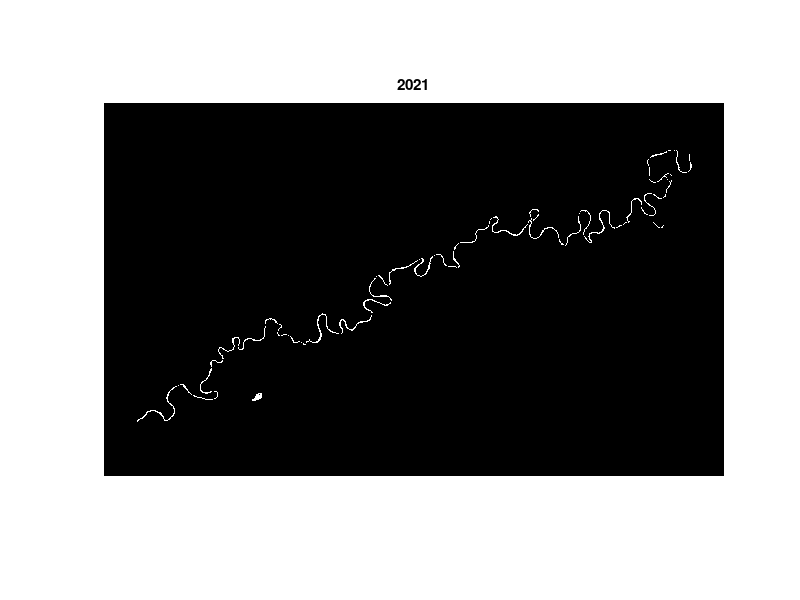

Source code (MATLAB): (Note: this script raises an error after producing the figure.)
%% rivmapsao_lourencoMAP Demo - This demo is a walkthrough demonstrating many of the
% functions included in the rivmapsao_lourencoMAP toolbox. The demo is best experienced by
% running blocks of code at a time by highlighting the lines to run and
% either pressing F9 or right-clicking and choosing "Evaluate Selection."
% A supplemental .docx file is also provided to show results and provide
% further explanation. Cell numbering in this script corresonds to
% numbering in that document.

%% 1 - Load data
% Load the data to analyze - The data are from the middle of R6. See the 
% reach in Google Earth Engine: https://earthengine.google.com/timelapse/#v=-9.5,-74.13468,9.148,latLng&t=2.73
% Specifically, a bounding box was drawn in R6 with the following limits:
% xl = [706 2050];
% yl = [1715 3537];
% The entire R6 box is not provided in this demo. You must change the path
% to the rivMAP folder you downloaded.
RivMAP_path = 'C:\Users\renan\Unifesp\Iniciação Científica\ESTIMATIVA DA CONCENTRAÇÃO DE SEDIMENTOS EM SUSPENSÃO NA BACIA HIDROGRÁFICA DO RIO TAQUARIMS\rivmap_pantanal';
cd(RivMAP_path)

load('pantanal/rivmapsao_lourenco.mat')

% Clear the workspace
close all; clearvars -except rivmapsao_lourenco; clc;

% Turn off image size plotting warning
warning('off','images:initSize:adjustingMag');

% Data are stored in a structure called 'rivmapsao_lourenco.' There are currently two
% substructures in rivmapsao_lourenco: 'meta' and 'im.' meta contains the year, exit
% sides, and nominal channel width of the channel. Run the following lines
% to see what these values are for 1984.
disp(['Exit sides are ',num2str(rivmapsao_lourenco(1).meta.exit_sides),'.']);
disp(['Year is ',num2str(rivmapsao_lourenco(1).meta.year),'.']);
disp(['Nominal channel width is ',num2str(rivmapsao_lourenco(1).meta.Wn),'.']);

% In the 'im' substructure, there are two binary channel masks: 'hc'
% (hydraulically-connected) and 'st' (single-thread). The 'st' images were
% created from the 'hc' images by removing secondary channels.

%% 2. Plot channel masks

% Let's look at the 32 years of hydraulically-connected channel mask stored
% in the 'im.hc' substructure.
close all
for i = 1:numel(rivmapsao_lourenco)
    I = rivmapsao_lourenco(i).im.st;
    imshow(I)
    title(rivmapsao_lourenco(i).meta.year)
    pause(0.1)
end

%% 3. Analyze one year of planform characteristics

% Now we will walk through one year of planform analysis
i = 1; % We will analyze the first element in the structure (can change i if you want to analyze a different year)
plotornot = 1; % We want to plot our results

% Load the variables we need from the rivmapsao_lourenco structure
Wn = rivmapsao_lourenco(i).meta.Wn; % nominal width
Ist = rivmapsao_lourenco(i).im.st; % single-thread channel mask
Ihc = rivmapsao_lourenco(i).im.hc; % hydraulically-connected channel mask
es = rivmapsao_lourenco(i).meta.exit_sides; % exit sides

%% 3a. Compute the centerline
close all
[cl, Icl] = centerline_from_mask(Ist,es,Wn,plotornot);

%% 3b. Compute the banklines
close all
banks = banklines_from_mask(Ist, es, plotornot);

%% 3c. Along-channel widths

% Channel width at each pixel from banklines
Wbl = width_from_banklines(cl, banks{1}, banks{2}, Wn);

Wavg = mean(Wbl(isnan(Wbl)==0)); % average of pixel-wise widths - note that it doesn't quite agree with our nominal channel width (Wn), but this is fine since Wn is just used to parameterize buffer boxes

% Channel width from mask at specified spacing
spacing = Wn/2;
[Wm, SWm] = width_from_mask(Ist, cl, spacing);

% Let's plot the two width methods to see how they compare
% First, we need to compute the streamwise distance along the centerline
S = [0; cumsum(sqrt(diff(cl(:,1)).^2+diff(cl(:,2)).^2))];

% Now plot both widths
close all
plot(S,Wbl); hold on
plot(SWm,Wm,'r');
xlabel('streamwise distance, pixels'); ylabel('width, pixels')
legend('W_c_l','W_m_a_s_k')

%% 3d. Angles and curvatures

% Now we will compute channel direction (angles) and curvatures of the
% centerline. We will first smooth the centerline.
cls = savfilt(cl,Wn);

% Channel directions
A = angles(cls);

% Centerline curvatures
C = curvatures(cls);

% Plot angles and curvatures
close all;
subplot(2,1,1)
plot(S,A);
xlabel('streamwise distance, pixels'); ylabel('channel direction, radians')
subplot(2,1,2)
plot(S,C,'r');
ylim([-0.2 0.2])
xlabel('streamwise distance, pixels'); ylabel('curvature, pixels^-^1')

% Two things of note: (1) Curvature is quite noisy. This is typical when
% estimating second-derivmapsao_lourencoative quantities. For smoother curvatures, the
% centerline could be smoothed mulitple times and/or with a larger window.
% (2) The ends of both signals are somewhat noisy--this is an artifact of
% how the savfilt smoother handles end cases. 

%% 3e. Reach-averaged widths

% Finally, we can compute the average width for the entire reach
Wra = sum(sum(Ist))/S(end);

% This value agrees fairly well with the average of widths computed on a
% pixel-wise basis:
Wra
Wavg

%% 4. Process all years
% If you want to skip this processing, you can load in the variable
% 'rivmapsao_lourenco_processed' contained in the rivmapsao_lourencoMAP demo folder.
plotornot = 0; % Don't plot
for i = 1:numel(rivmapsao_lourenco)
    
    % Load variables
    Wn = rivmapsao_lourenco(i).meta.Wn;
    I = rivmapsao_lourenco(i).im.st;
    es = rivmapsao_lourenco(i).meta.exit_sides;

    % Centerline
    [cl, Icl] = centerline_from_mask(I,es,Wn,plotornot);
    cls = savfilt(cl,Wn);

    % Banklines
    banks = banklines_from_mask(I, rivmapsao_lourenco(i).meta.exit_sides, plotornot);
    lb = banks{1}; 
    rb = banks{2};
    
    % Smooth banklines
    lbs = savfilt(lb,round(1.5*Wn));
    rbs = savfilt(rb,round(1.5*Wn));

    % Channel width
    W = width_from_banklines(cl, lb, rb, Wn);
    Wavg = mean(W(isnan(W)==0)); % average of nodewise widths

    % Distance between nodes (along-stream distance)
    S = [0; cumsum(sqrt(diff(cl(:,1)).^2+diff(cl(:,2)).^2))];

    % Channel directions
    A = angles(cls);

    % Centerline curvatures
    C = curvatures(cls);

    % Reach average width
    Wra = sum(sum(I))/S(end);

    % Save variables - we create a new substructure called 'vec' to store
    % vector-based variables
    rivmapsao_lourenco(i).vec.cl = cl;
    rivmapsao_lourenco(i).vec.cls = cls;
    rivmapsao_lourenco(i).vec.lb = lb;
    rivmapsao_lourenco(i).vec.lbs = lbs;
    rivmapsao_lourenco(i).vec.rb = rb;
    rivmapsao_lourenco(i).vec.rbs = rbs;

    rivmapsao_lourenco(i).vec.W = W;
    rivmapsao_lourenco(i).vec.Wavg = Wavg; % Average of pointwise widths
    rivmapsao_lourenco(i).vec.Wra = Wra; % Reach average width
    rivmapsao_lourenco(i).vec.S = S;
    rivmapsao_lourenco(i).vec.A = A;
    rivmapsao_lourenco(i).vec.C = C;
    rivmapsao_lourenco(i).vec.cl_len = S(end); % Total centerline length

    rivmapsao_lourenco(i).im.cl = Icl; % Store the image of the centerline also

    disp(['Year ',num2str(i),'/',num2str(numel(rivmapsao_lourenco)),' is finished.'])
end
save('rivmapsao_lourenco','rivmapsao_lourenco')

%% 5. Plot all years
close all
for i = 1:numel(rivmapsao_lourenco)
    imshow(rivmapsao_lourenco(i).im.st); hold on
    plot(rivmapsao_lourenco(i).vec.cls(:,1),rivmapsao_lourenco(i).vec.cls(:,2),'b','linewidth',1.5);
    plot(rivmapsao_lourenco(i).vec.lb(:,1),rivmapsao_lourenco(i).vec.lb(:,2),'m','linewidth',1.5)
    plot(rivmapsao_lourenco(i).vec.rb(:,1),rivmapsao_lourenco(i).vec.rb(:,2),'m','linewidth',1.5)
    title(rivmapsao_lourenco(i).meta.year)
    pause(0.2)
end

% Note that if you want to plot banklines, centerlines without plotting on
% top of an image, you need to multiply the y-coordinates by -1. This is
% because the origin for images is at the top-left of the image, while for
% ordinary plotting the origin is at the bottom-left. E.g.

% close all
% plot(rivmapsao_lourenco(1).vec.cls(:,1),-rivmapsao_lourenco(1).vec.cls(:,2),'b','linewidth',1.5); axis equal; hold on
% plot(rivmapsao_lourenco(1).vec.lb(:,1),-rivmapsao_lourenco(1).vec.lb(:,2),'m','linewidth',1.5)
% plot(rivmapsao_lourenco(1).vec.rb(:,1),-rivmapsao_lourenco(1).vec.rb(:,2),'m','linewidth',1.5)


%% 6. Compute migrations

% Compute changes in time (migrations, erosions, accrections, cutoffs).
% Results related to migration are stored in a new substructure called
% 'mig.' This substructure contains two sub-substructures: (1) 'cl' is used
% to store results related to centerline migrations, and (2) 'mask' stores
% results from mask differencing (erosion/accretion).
for i = 1:numel(rivmapsao_lourenco)-1 %
    
    % Find index of next time step (for cases where data is missing from a
    % year)
    for jj = (i+1):numel(rivmapsao_lourenco)
        if isempty(rivmapsao_lourenco(jj).vec) == 0
            i2 = jj;
            break
        end
    end
    
    % Compute centerline migration areas and find cutoffs
    cl1 = rivmapsao_lourenco(i).vec.cls; % We are using the smooth centerlines but can also use unsmoothed
    cl2 = rivmapsao_lourenco(i2).vec.cls;
    es1 = rivmapsao_lourenco(i).meta.exit_sides;
    es2 = rivmapsao_lourenco(i2).meta.exit_sides;
    sizeI = size(rivmapsao_lourenco(i).im.cl);
    [Imig,Icutsall,cutidcs,cutarea,cutlen,chutelen] = migration_cl(cl1, cl2, es1, es2, Wn, sizeI);
    % Compute erosion/accretion areas and associated cutoffs
    I1 = rivmapsao_lourenco(i).im.st;
    I2 = rivmapsao_lourenco(i2).im.st;
    [Ie,Ia,Inc,Icutsm] = migration_mask(I1,I2,Wn);
    
    % Store results
    rivmapsao_lourenco(i).mig.cl.Imig = Imig;
    rivmapsao_lourenco(i).mig.cl.Icuts = Icutsall;
    rivmapsao_lourenco(i).mig.cl.cutidcs = cutidcs;
    rivmapsao_lourenco(i).mig.cl.cutareas = cutarea;
    rivmapsao_lourenco(i).mig.cl.cutlen = cutlen;
    rivmapsao_lourenco(i).mig.cl.chutelen = chutelen;

    
    rivmapsao_lourenco(i).mig.mask.Ie = Ie;
    rivmapsao_lourenco(i).mig.mask.Ia = Ia;
    rivmapsao_lourenco(i).mig.mask.Inc = Inc;
    rivmapsao_lourenco(i).mig.mask.Icuts = Icutsm;
    
    disp(['Year ',num2str(i),'/',num2str(numel(rivmapsao_lourenco)-1),' is finished.'])
end
save('rivmapsao_lourenco','rivmapsao_lourenco')

%% 7. Plot migration maps

% At this point, we have computed all the planform changes supported by 
% rivmapsao_lourencoMAP. Now we will look at some results.

% First, let's look at the total migrated area across all times. We will
% initialize a blank image, loop through all the migrated images and mark
% each migrated pixel as true (1) in the blank image.
Imig = false(size(rivmapsao_lourenco(1).im.st)); % initialize image
Ie = false(size(rivmapsao_lourenco(1).im.st)); % initialize image
Ia = false(size(rivmapsao_lourenco(1).im.st)); % initialize image
Icuts = false(size(rivmapsao_lourenco(1).im.st)); % initialize image
for i = 1:numel(rivmapsao_lourenco)-1
    Imig(rivmapsao_lourenco(i).mig.cl.Imig) = true;
    Ie(rivmapsao_lourenco(i).mig.mask.Ie) = true;
    Ia(rivmapsao_lourenco(i).mig.mask.Ia) = true;
    Icuts(rivmapsao_lourenco(i).mig.cl.Icuts) = true;
    yrs(i) = rivmapsao_lourenco(i).meta.year;
end

% Centerline migrated area map
close all
subplot(1,3,1)
subimage(Imig)
title('Migrated area (cl)','fontsize',16)

% We can also plot the areas colored as a function of time
Imigc = zeros(size(rivmapsao_lourenco(1).im.st)); % initialize image (use zeros instead of false so that we can store non-binary numbers)
for i = 1:numel(rivmapsao_lourenco)-1
    Imigc(rivmapsao_lourenco(i).mig.cl.Imig) = i;
    yrs(i) = rivmapsao_lourenco(i).meta.year;
end
subplot(1,3,2)
cmap = colormap(parula(numel(rivmapsao_lourenco)));
subimage(Imigc, cmap);
cb = colorbar;
ytix = [2:5:30]/(numel(rivmapsao_lourenco)-1);
ytixl = yrs(2:5:30);
set(cb,'ytick',ytix,'yticklabel',ytixl)
title('Migrated area, colored by year','fontsize',16)

% Erosion/accretion map
subplot(1,3,3)
Iaeplot = imfuse(Ie,Ia);
subimage(Iaeplot)
title('Erosion (green) and accretion (magenta)','fontsize',16)
set(gcf, 'Position', get(0,'Screensize')-[-45 -30 120 120]); % Maximize figure size

%% 8. Plot cutoffs
close all
subplot(1,3,1);
subimage(Icuts) % It appears that five cutoffs have occurred
title('Binary map of cutoffs','fontsize',16)

% Let's plot the cutoffs again, but color them according to year
Icutc = zeros(size(rivmapsao_lourenco(1).im.st)); % initialize image (use zeros instead of false so that we can store non-binary numbers)
for i = 1:numel(rivmapsao_lourenco)-1
    Icutc(rivmapsao_lourenco(i).mig.cl.Icuts) = i;
    yrs(i) = rivmapsao_lourenco(i).meta.year;
end
subplot(1,3,2);
subimage(Icutc,cmap)
cb = colorbar;
ytix = [2:5:30]/(numel(rivmapsao_lourenco)-1);
ytixl = yrs(2:5:30);
set(cb,'ytick',ytix,'yticklabel',ytixl)
title('Migrated area, colored by year','fontsize',16)
title('Cutoffs colored by year','fontsize',16)

% Now it appears there were six cutoffs. Let's plot cutoff areas in time to
% make sure.
for i = 1:numel(rivmapsao_lourenco)-1
    n = numel(rivmapsao_lourenco(i).mig.cl.cutareas);
    if n > 0
        cutareas(i,:) = rivmapsao_lourenco(i).mig.cl.cutareas;
    end    
end
subplot(1,3,3)
b1 = bar(yrs,cutareas*900/10^6);
b1.FaceColor = 'b';
xlim([1983 2015])
ylabel('Cutoff area, km^2')
title('Cutoff areas through time')
set(gca,'fontsize',16)
set(gcf, 'Position', get(0,'Screensize')-[-45 -30 120 120]); % Maximize figure size
% Now we see there were seven total cutoffs.


%% 9. Annual reachwide migration rates

% Let's start by computing the average migration rate for the entire reach
% across all time. Average migration rate is computed as the migrated area
% divided by the centerline length--we have both stored in our rivmapsao_lourenco 
% structure.
for i = 1:numel(rivmapsao_lourenco)-1
    MAcl(i) = sum(sum(rivmapsao_lourenco(i).mig.cl.Imig));
    MAe(i) = sum(sum(rivmapsao_lourenco(i).mig.mask.Ie));
    MAa(i) = sum(sum(rivmapsao_lourenco(i).mig.mask.Ia));
    len(i) = rivmapsao_lourenco(i).vec.cl_len;
end
Mrcl = MAcl./len;
Mre = MAe./len;
Mra = MAa./len;

%% 9a. Reachwide migration through time
close all
plot(yrs,Mrcl*30,'r'); hold on
plot(yrs,Mre*30,'b');
legend('CL','Erosion','Accretion','location','best')
ylabel('Reach average migration rate, m/yr')
xlim([1984 2015])
set(gca,'fontsize',16)

%% 9b. Spatial variation of migration rates

% We can also see how migration rates change spatially by defining a
% meander-belt centerline and averaging migrations through time along this
% centerline. 

% The rivmapsao_lourencoMAP function spatial_migration will compute a meander belt that
% encompasses all the migrated area, as well as a centerline of the meander
% belt. It returns the average migration rate along the meander belt
% centerline. We need to feed it a binary image of all channel positions
% along with the image of all migrations over the time period, and a cell
% containing all the centerline images.
clear Icp Icl Imig Ie Ia
for i = 1:numel(rivmapsao_lourenco)
    Icp{i} = rivmapsao_lourenco(i).im.st;
    Icl{i} = rivmapsao_lourenco(i).im.cl;
end
for i = 1:numel(rivmapsao_lourenco)-1
   Imig{i} = rivmapsao_lourenco(i).mig.cl.Imig;
   Ie{i} = rivmapsao_lourenco(i).mig.mask.Ie;
   Ia{i} = rivmapsao_lourenco(i).mig.mask.Ia;
end

Wn = rivmapsao_lourenco(1).meta.Wn;
es = rivmapsao_lourenco(1).meta.exit_sides;
spacing = 2.1*Wn; % we'll compute migration rates every two channel widths
plotornot = 0;

% Populate our input cell for analyzing with spatial changes
Ianalyze{1} = Imig;
Ianalyze{2} = Ie;
Ianalyze{3} = Ia;

% Now we will call spatial_changes.
[Iout, Achan, cllen, belt] = spatial_changes(Icp, Icl, Ianalyze, spacing, Wn, es, plotornot);
% Unpack the results
Acl = Iout{1};
AE = Iout{2};
AA = Iout{3};
% To compute annual average migration rates, we divide Atot by lenavg, then 
% divide by the total number of elapsed years. Multiply by 30 to convert
% from pixels to meters.
nyrs = numel(rivmapsao_lourenco)-1; % number of years of migrated area in the Imig image

% The variable 'belt' contains the info we need to reconstruct the meander
% belt boundaries and buffer polygons. Let's see what the segments look 
% like.
% First, make an image of all channel positions through time
Icp_all = false(size(Icp{1}));
Imig_all = Icp_all;
for i = 1:numel(Imig)
    Icp_all(Icp{i}) = true;
    Imig_all(Imig{i}) = true;
end
% Now plot the buffer polygons
close all
subplot(1,3,1)
subimage(Icp_all); hold on
plot(belt.lb(:,1),belt.lb(:,2),'m');
plot(belt.rb(:,1),belt.rb(:,2),'m');
for i = 1:length(belt.cl)
    plot([belt.lb(i,1) belt.cl(i,1) belt.rb(i,1)],[belt.lb(i,2) belt.cl(i,2) belt.rb(i,2)],'m')
end
xlim([0 size(Icp_all,2)])
ylim([0 size(Icp_all,1)])
title('Meander belt and segments','fontsize',16)

% Let's plot the results
subplot(1,3,2)
subimage(Imig_all); hold on
plot(belt.cl(:,1),belt.cl(:,2),'r.','markersize',8)
for i = 1:length(belt.cl)
    text(belt.cl(i,1)+5,belt.cl(i,2)+5,num2str(i),'color','r')
end
title('Meander belt centerline nodes','fontsize',16)

% Now plot the along-channel migration rates
M = sum(Acl./cllen,1)/nyrs*30;

subplot(1,3,3)
plot(M,1:numel(M),'k')
ylim([0 numel(M)])
ylabel('Along-stream distance in widths')
xlabel('Average annual migration rate, m/yr')
set(gca,'fontsize',14)
title('Spatial variation in migration rate','fontsize',16)
set(gcf, 'Position', get(0,'Screensize')-[-45 -30 120 120]); % Maximize figure size

%% 9c. Erosion and accretion rates

% We can also look at how erosion and accretion change in tandem
close all
subplot(3,1,1)
MAe = sum(AE./cllen,1)*30; % Conversion to m from pixels
MAa = sum(AA./cllen,1)*30;
plot(yrs,MAe,'k'); hold on 
plot(yrs,MAa,'r');
ylabel('Rate, m/yr')
axis tight
legend('Erosion','Accretion','location','best');
set(gca,'fontsize',14)
title('Erosion and accretion rates','fontsize',16)
xlim([1984 2014])

% We can see the erosion/accretion balance better by looking at their
% cumulative values for the reach
subplot(3,1,2)
plot(yrs,cumsum(MAe)*900/10^6,'k'); hold on % Converted to km^2
plot(yrs,cumsum(MAa)*900/10^6,'r')
legend('Erosion','Accretion','location','best')
ylabel('Cumulative area, km^2')
set(gca,'fontsize',14)
title('Cumulative erosion and accretion','fontsize',16)
xlim([1984 2014])

% Over this time period, nearly 100 km^2 more of erosion occurred than
% accretion. This indicates channel widening from 1996 onward, so we should
% see this if we plot average channel width. We will also plot the
% difference between the cumulative sums of erosion and accrection.
for i = 1:numel(rivmapsao_lourenco)
    Wr_avg(i) = rivmapsao_lourenco(i).vec.Wavg;
end
subplot(3,1,3)
[hAx,hLine1,hLine2] = plotyy(yrs,Wr_avg(1:31),yrs,(cumsum(MAe)-cumsum(MAa))*900/10^6);
hLine2.LineStyle = ':';
hLine2.LineWidth = 2;
hLine1.Color = 'k';
hLine2.Color = 'b';
hAx(1).YColor = 'k';
hAx(2).YColor = 'b';
set(hAx,'fontsize',14);
ylabel(hAx(2),'Cumulative(E) - Cumulative(A), km^2') % right y-axis
ylabel(hAx(1),'Average width, pixels') % left y-axis
ylim(hAx(2),[-10 25])
ylim(hAx(1),[18 30])
xlim([1984 2014])
leg = legend('Width','E-A','location','best');
set(leg,'fontsize',16)
title('Width and net erosion/accretion','fontsize',16)
set(gcf, 'Position', [46    31   729   960]); 

%% 10. Spacetime maps
% Make an image of areas computed by spatial_changes. The x-axis will be
% year; the y-axis will be the jth buffer polygon. We can compute the
% along-centerline distance of each buffer polygon from the belt structure
% and re-label the y-axis with along-stream distance.
close all
subplot(1,2,1)
map1 = bone(1500);
h = subimage(Achan./cllen*30,map1);
caxis([500 1500])
S = belt.Smid*30/1000;
xtixl = 1985:5:2014;
xtix = xtixl-min(xtixl)+1;
caxis([300 1000])
set(gca,'YDir','normal','xtick',xtix,'xticklabel',xtixl,'yticklabel',S)
ylabel('distance along belt centerline , km')
title('width, m')
set(gca,'fontsize',14)

subplot(1,2,2)
map2 = parula(30);
h = subimage(Acl./Achan*100,map2);
set(gca,'YDir','normal','xtick',xtix,'xticklabel',xtixl,'yticklabel',S)
ylabel('distance along belt centerline , km')
title('centerline migration rate normalized by channel area, %/yr')

set(gcf, 'Position', get(0,'Screensize')-[-45 -30 120 120]); % Maximize figure size
set(gca,'fontsize',14)

%% 11. Planform changes for a portion of the reach
% If we are interested in only a smaller sub-reach within our larger reach,
% we can define a bounding box around the sub-reach and perform the
% analysis only within this box.

% We will focus on the downstream portion of the reach.
xl = [150 600];
yl = [14 560];
I = rivmapsao_lourenco(1).im.st;
Imask = false(size(I));
Imask(yl(1):yl(2),xl(1):xl(2)) = true;
Icrop = I & Imask;
% close all
% imshowpair(I,Icrop)
% title('White indicates sub-reach of interest')

% We can use the migrated images we've already stored. We just need to
% recompute the centerline length for the subreach so we can calculate
% migration rates. We will use the rivmapsao_lourenco.im.cl image we already computed to
% find the subreach centerline length.
clear MAcl MAe MAa
for i = 1:numel(rivmapsao_lourenco)-1
    % First find the subreach centerline length
    Icl = rivmapsao_lourenco(i).im.cl; % load the centerline image
    Icl(~Imask) = false; % mask the centerline image
    E = find(bwmorph(Icl,'endpoints')); % find endpoints of the centerline
    D = bwdistgeodesic(Icl,E(1),'quasi'); % compute euclidean distances along centerline from endpoint
    subreach_len(i) = max(max(D)); % centerline length is max of distances (other endpoint)
    
    % Now find migration areas within the subreach
    Imig2 = rivmapsao_lourenco(i).mig.cl.Imig;
    Ie = rivmapsao_lourenco(i).mig.mask.Ie;
    Ia = rivmapsao_lourenco(i).mig.mask.Ia;
    MAcl(i) = sum(sum(Imig2(Imask)));
    MAe(i) = sum(sum(Ie(Imask)));
    MAa(i) = sum(sum(Ia(Imask))); 
end
Mrcl_sr = MAcl./subreach_len; % centerline migration rate
Mre_sr = MAe./subreach_len; % erosion rate
Mra_sr = MAa./subreach_len; % accretion rate

close all
subplot(3,1,1)
plot(yrs,Mrcl,'r'); hold on
plot(yrs,Mrcl_sr,'k');
xlim([1984 2015])
ylabel('Migration rate (CL), m/yr','fontsize',16)
leg = legend('Sub-reach','Entire reach','location','best');
set(leg,'fontsize',16)
set(gca,'fontsize',14)
title('Migration rate for sub-reach and entire reach')

% From 2005-2010, the sub-reach experienced significantly larger migration
% rates than the entire reach. Could this be due to a cutoff upstream of
% the reach? From our cutoffs-in-time plot, we saw there was a cutoff in
% 2004. Let's see if it was close to our sub-reach.
idx = find(yrs==2004);
Icut2004 = (rivmapsao_lourenco(idx).mig.cl.Icuts);
I = rivmapsao_lourenco(idx).im.st;
Isubreach = I & Imask;
I2004 = zeros(size(I));
I2004(I) = 1;
I2004(Isubreach) = 2;
I2004(Icut2004) = 3;
subplot(3,1,[2 3])
imshow(I2004)
cmap = [0 0 0; 1 1 1; 1 0 0; 0 0 1];
colormap(cmap)
caxis([0 3])
title('2004: Red = subreach, Blue = cutoff','fontsize',16)
set(gcf, 'Position', get(0,'Screensize')-[-45 -30 120 120]); % Maximize figure size

% The cutoff in 2004 was directly upstream of our subreach. It is possible
% that this cutoff induced the accelerated migration rates within the
% subreach that we observed from 2005-2010.

%% 12. Combining georeferenced images
% Load in the a separate dataset that contains imagery from four large
% boxes of the Ucayali rivmapsao_lourencoer
load('rivmapsao_lourenco_georeffed')
clear I G
% We need to create two cell variables: one contains each of the images we
% want to combine, and one contains the images' georeferencing info.
for i = 1:4
    if i == 1
        I{i} = rivmapsao_lourenco3.im.st;
        G{i} = rivmapsao_lourenco3.meta.georef;
    elseif i == 2
        I{i} = rivmapsao_lourenco4.im.st;
        G{i} = rivmapsao_lourenco4.meta.georef;
    elseif i == 3
        I{i} = rivmapsao_lourenco5.im.st;
        G{i} = rivmapsao_lourenco5.meta.georef;
    elseif i == 4
        I{i} = rivmapsao_lourenco6.im.st;
        G{i} = rivmapsao_lourenco6.meta.georef;
    end
end
% Stitch them together
[Im_out,Georef_out] = combine_georeffed_images(I,G);

% Plot the individual images and their stitched versions
close all
figure;
title('Channel mask images')
subplot(2,3,1)
subimage(I{1})
title('R3')
subplot(2,3,2)
subimage(I{2})
title('R4')
subplot(2,3,4)
subimage(I{3})
title('R5')
subplot(2,3,5)
subimage(I{4})
title('R6')
subplot(2,3,[3 6])
subimage(Im_out)
title('All')

% We can also combine centerlines in vector format using
% combine_georeffed_images
clear I G
for i = 1:4
    if i == 1
        I{i} = rivmapsao_lourenco3.vec.cls;
        G{i} = rivmapsao_lourenco3.meta.georef;
    elseif i == 2
        I{i} = rivmapsao_lourenco4.vec.cls;
        G{i} = rivmapsao_lourenco4.meta.georef;
    elseif i == 3
        I{i} = rivmapsao_lourenco5.vec.cls;
        G{i} = rivmapsao_lourenco5.meta.georef;
    elseif i == 4
        I{i} = rivmapsao_lourenco6.vec.cls;
        G{i} = rivmapsao_lourenco6.meta.georef;
    end
end
[cl_out,Georef_out] = combine_georeffed_images(I,G);
figure
title('Centerlines')
subplot(2,3,1)
plot(I{1}(:,1),-I{1}(:,2),'b'); axis equal;
title('R3')
subplot(2,3,2)
plot(I{2}(:,1),-I{2}(:,2),'b'); axis equal;
title('R4')
subplot(2,3,4)
plot(I{3}(:,1),-I{3}(:,2),'b'); axis equal;
title('R5')
subplot(2,3,5)
plot(I{4}(:,1),-I{4}(:,2),'b'); axis equal;
title('R6')
subplot(2,3,[3 6])
plot(cl_out(:,1),-cl_out(:,2),'b'); axis equal;
title('All')

